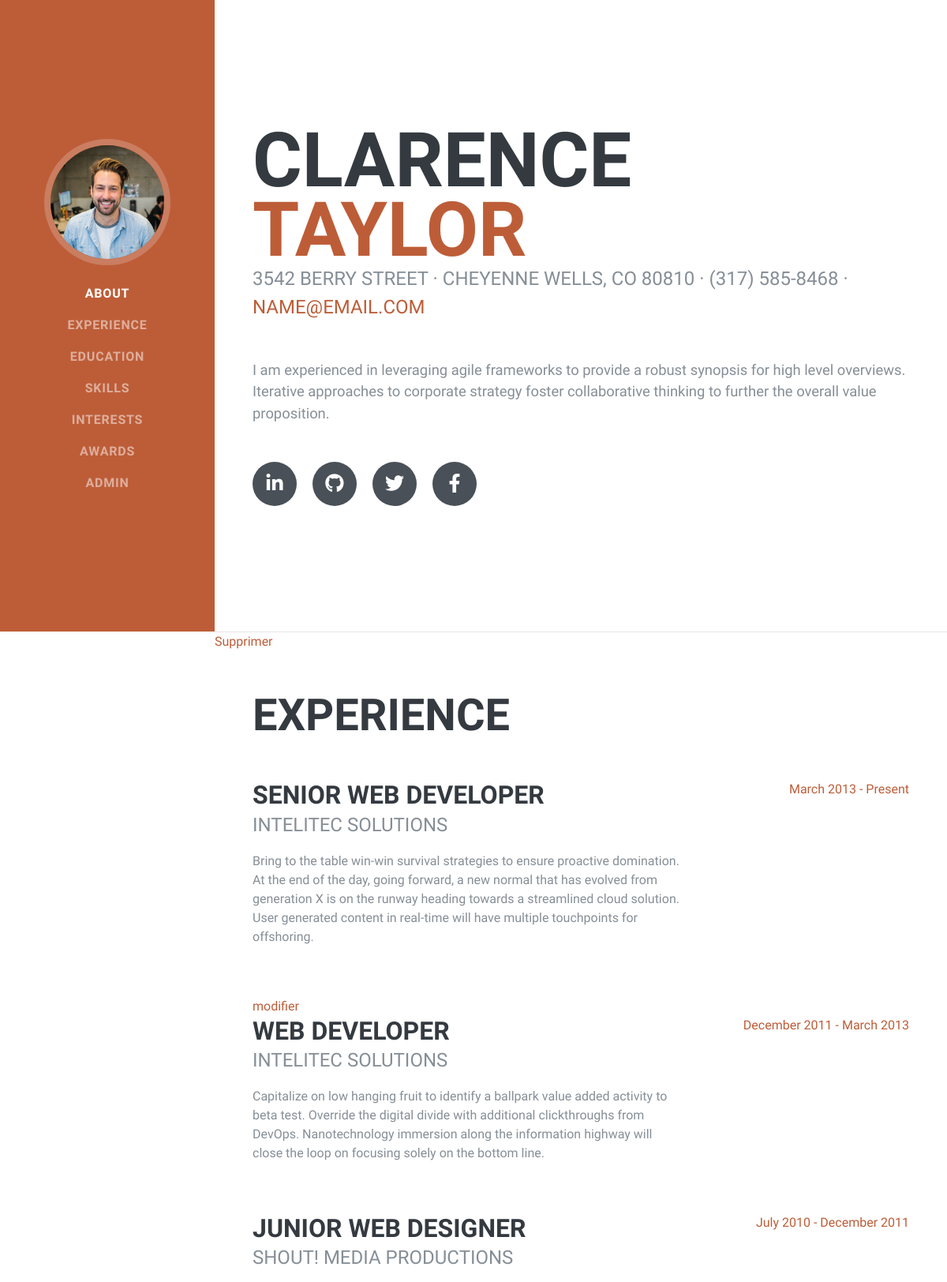
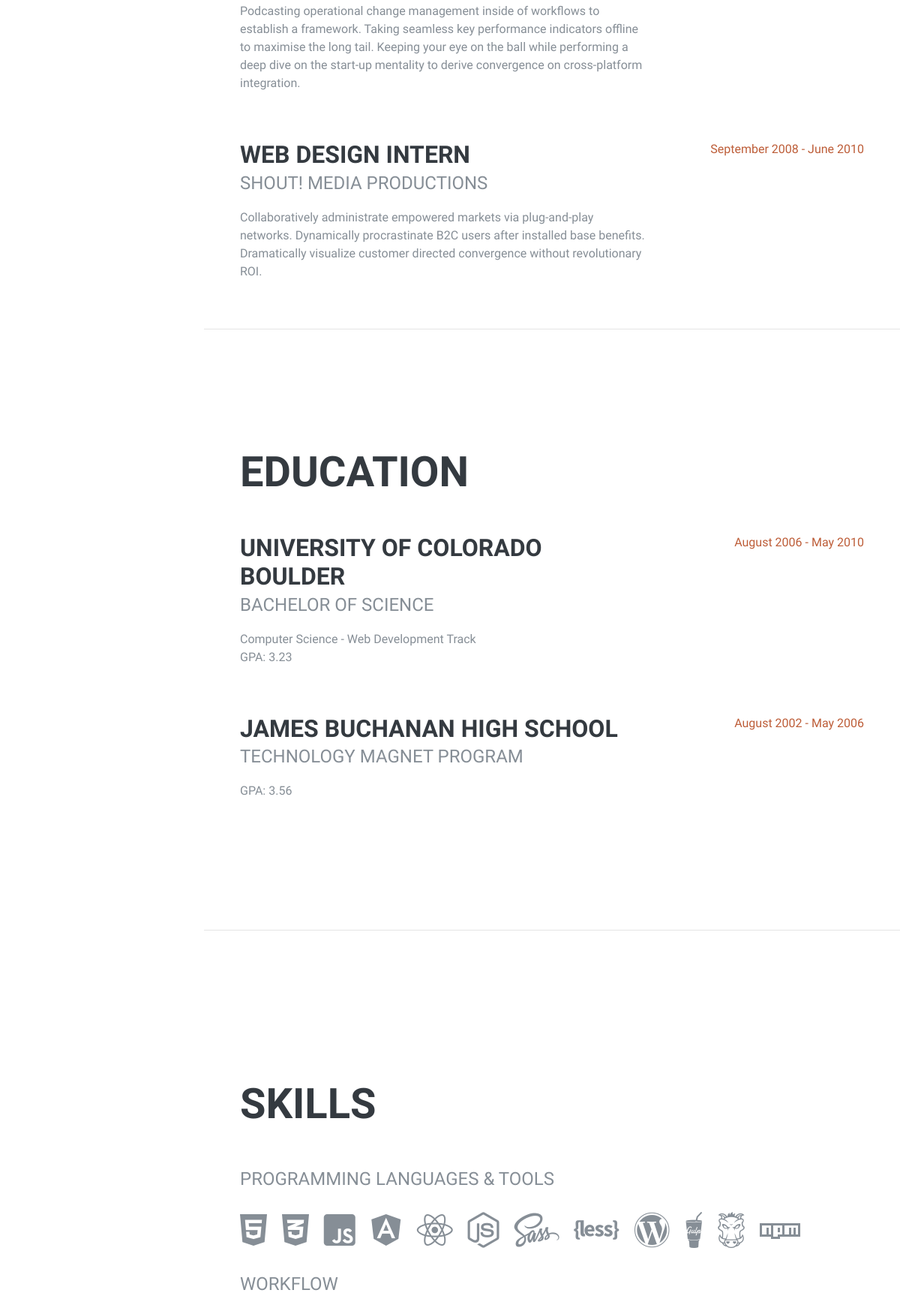
The page /eval/admin.php (upper part) on the database its author committed (2 pictures, top to bottom).
### tables this page shows
CREATE TABLE `experience` (
  `id` int(11) NOT NULL,
  `text1` text NOT NULL,
  `text2` text NOT NULL,
  `text3` text NOT NULL,
  `text4` text NOT NULL,
  `text5` text NOT NULL
);

CREATE TABLE `web_developer` (
  `id` int(11) NOT NULL,
  `part1` text NOT NULL,
  `part2` text NOT NULL,
  `part3` text NOT NULL,
  `part4` text NOT NULL
);

CREATE TABLE `junior_web_designer` (
  `id` int(11) NOT NULL,
  `partie1` text NOT NULL,
  `partie2` text NOT NULL,
  `partie3` text NOT NULL,
  `partie4` text NOT NULL
);

CREATE TABLE `web_design_intern` (
  `id` int(11) NOT NULL,
  `web_dev01` text NOT NULL,
  `web_dev02` text NOT NULL,
  `web_dev03` text NOT NULL,
  `web_dev04` text NOT NULL
);

### eval/inc/senior_web_developer.inc.php (called while the page is built)
<?php
$connection = new PDO('mysql:host=localhost;dbname=interroPHP', 'root','');
$table = $connection->query('SELECT * FROM experience');
$test = $table->fetchAll();
?>

### eval/inc/senior_web_developer_id.inc.php (called while the page is built)
<?php include("inc/senior_web_developer.inc.php"); ?>
<?php
$base = count($test);
for($i = 0; $i < $base; $i++)
{
    $id = $test[$i]['id'];
}
?>

### eval/inc/senior_web_developer1.inc.php (called while the page is built)
<?php include("inc/senior_web_developer.inc.php"); ?>
<?php
$base = count($test);
for($i = 0; $i < $base; $i++)
{
    $A1 = $test[$i]['text1'];
}
?>

### eval/inc/senior_web_developer2.inc.php (called while the page is built)
<?php include("inc/senior_web_developer.inc.php"); ?>
<?php
$base = count($test);
for($i = 0; $i < $base; $i++)
{
    $A2 = $test[$i]['text2'];
}
?>

### eval/inc/senior_web_developer3.inc.php (called while the page is built)
<?php include("inc/senior_web_developer.inc.php"); ?>
<?php
$base = count($test);
for($i = 0; $i < $base; $i++)
{
    $A3 = $test[$i]['text3'];
}
?>

### eval/inc/senior_web_developer4.inc.php (called while the page is built)
<?php include("inc/senior_web_developer.inc.php"); ?>
<?php
$base = count($test);
for($i = 0; $i < $base; $i++)
{
    $A4 = $test[$i]['text4'];
}
?>

### eval/inc/senior_web_developer5.inc.php (called while the page is built)
<?php include("inc/senior_web_developer.inc.php"); ?>
<?php
$base = count($test);
for($i = 0; $i < $base; $i++)
{
    $A5 = $test[$i]['text5'];
}
?>

### eval/inc/web_developer.inc.php (called while the page is built)
<?php
$connection = new PDO('mysql:host=localhost;dbname=interroPHP', 'root','');
$table = $connection->query('SELECT * FROM web_developer');
$test = $table->fetchAll();
?>

### eval/inc/web_developer_id.inc.php (called while the page is built)
<?php include("inc/web_developer.inc.php"); ?>
<?php
$base = count($test);
for($i = 0; $i < $base; $i++)
{
    $id = $test[$i]['id'];
}
?>

### eval/inc/web_developer1.inc.php (called while the page is built)
<?php include("inc/web_developer.inc.php"); ?>
<?php
$base = count($test);
for($i = 0; $i < $base; $i++)
{
    $B1 = $test[$i]['part1'];
}
?>

### eval/inc/web_developer2.inc.php (called while the page is built)
<?php include("inc/web_developer.inc.php"); ?>
<?php
$base = count($test);
for($i = 0; $i < $base; $i++)
{
    $B2 = $test[$i]['part2'];
}
?>

### eval/inc/web_developer3.inc.php (called while the page is built)
<?php include("inc/web_developer.inc.php"); ?>
<?php
$base = count($test);
for($i = 0; $i < $base; $i++)
{
    $B3 = $test[$i]['part3'];
}
?>

### eval/inc/web_developer4.inc.php (called while the page is built)
<?php include("inc/web_developer.inc.php"); ?>
<?php
$base = count($test);
for($i = 0; $i < $base; $i++)
{
    $B4 = $test[$i]['part4'];
}
?>

### eval/inc/junior_web_designer.inc.php (called while the page is built)
<?php
$connection = new PDO('mysql:host=localhost;dbname=interroPHP', 'root','');
$table = $connection->query('SELECT * FROM junior_web_designer');
$test = $table->fetchAll();
?>

### eval/inc/junior_web_designer1.inc.php (called while the page is built)
<?php include("inc/junior_web_designer.inc.php"); ?>
<?php
$base = count($test);
for($i = 0; $i < $base; $i++)
{
    $C1 = $test[$i]['partie1'];
}
?>

### eval/inc/junior_web_designer2.inc.php (called while the page is built)
<?php include("inc/junior_web_designer.inc.php"); ?>
<?php
$base = count($test);
for($i = 0; $i < $base; $i++)
{
    $C2 = $test[$i]['partie2'];
}
?>

### eval/inc/junior_web_designer3.inc.php (called while the page is built)
<?php include("inc/junior_web_designer.inc.php"); ?>
<?php
$base = count($test);
for($i = 0; $i < $base; $i++)
{
    $C3 = $test[$i]['partie3'];
}
?>

### eval/inc/junior_web_designer4.inc.php (called while the page is built)
<?php include("inc/junior_web_designer.inc.php"); ?>
<?php
$base = count($test);
for($i = 0; $i < $base; $i++)
{
    $C4 = $test[$i]['partie4'];
}
?>

### eval/inc/web_design_intern.inc.php (called while the page is built)
<?php
$connection = new PDO('mysql:host=localhost;dbname=interroPHP', 'root','');
$table = $connection->query('SELECT * FROM web_design_intern');
$test = $table->fetchAll();
?>

### eval/inc/web_design_intern1.inc.php (called while the page is built)
<?php include("inc/web_design_intern.inc.php"); ?>
<?php
$base = count($test);
for($i = 0; $i < $base; $i++)
{
    $D1 = $test[$i]['web_dev01'];
}
?>

### eval/inc/web_design_intern2.inc.php (called while the page is built)
<?php include("inc/web_design_intern.inc.php"); ?>
<?php
$base = count($test);
for($i = 0; $i < $base; $i++)
{
    $D2 = $test[$i]['web_dev02'];
}
?>

### eval/inc/web_design_intern3.inc.php (called while the page is built)
<?php include("inc/web_design_intern.inc.php"); ?>
<?php
$base = count($test);
for($i = 0; $i < $base; $i++)
{
    $D3 = $test[$i]['web_dev03'];
}
?>

### eval/inc/web_design_intern4.inc.php (called while the page is built)
<?php include("inc/web_design_intern.inc.php"); ?>
<?php
$base = count($test);
for($i = 0; $i < $base; $i++)
{
    $D4 = $test[$i]['web_dev04'];
}
?>

### eval/inc/admin_exp.inc.php (the view)
<?php include("inc/senior_web_developer_id.inc.php"); ?>
<a href="supprimer.php?IDtable=<?= $id ?>">Supprimer</a> <br>
<section class="resume-section p-3 p-lg-5 d-flex justify-content-center" id="experience">
      <div class="w-100">
      <?php include("inc/senior_web_developer1.inc.php"); ?>
        <h2 class="mb-5">
        <?php echo $A1; ?>
        </h2>
        <div class="resume-item d-flex flex-column flex-md-row justify-content-between mb-5">
          <div class="resume-content">
          <?php include("inc/senior_web_developer2.inc.php"); ?>
            <h3 class="mb-0">
              <?php echo $A2; ?>
            </h3>
            <?php include("inc/senior_web_developer3.inc.php"); ?>
            <div class="subheading mb-3">
             <?php echo $A3; ?>
            </div>
            <?php include("inc/senior_web_developer4.inc.php"); ?>
            <p>
              <?php echo $A4; ?>
            </p>
          </div>
          <div class="resume-date text-md-right">
          <?php include("inc/senior_web_developer5.inc.php"); ?>
            <span class="text-primary">
             <?php echo $A5; ?>
            </span>
          </div>
        </div>
        <?php include("inc/web_developer_id.inc.php"); ?>
        <a href="modifier.php?IDtable=<?= $id ?>">modifier</a>
        <div class="resume-item d-flex flex-column flex-md-row justify-content-between mb-5">
          <div class="resume-content">
          <?php include("inc/web_developer1.inc.php"); ?>
            <h3 class="mb-0">
             <?php echo $B1; ?>
            </h3>
            <?php include("inc/web_developer2.inc.php"); ?>
            <div class="subheading mb-3">
            <?php echo $B2; ?>
            </div>
            <?php include("inc/web_developer3.inc.php"); ?>
            <p>
            <?php echo $B3; ?>
            </p>
          </div>
          <div class="resume-date text-md-right">
          <?php include("inc/web_developer4.inc.php"); ?>
            <span class="text-primary">
            <?php echo $B4; ?>
            </span>
          </div>
        </div>
        <div class="resume-item d-flex flex-column flex-md-row justify-content-between mb-5">
          <div class="resume-content">
          <?php include("inc/junior_web_designer1.inc.php"); ?>
            <h3 class="mb-0">
            <?php echo $C1; ?>
            </h3>
            <?php include("inc/junior_web_designer2.inc.php"); ?>
            <div class="subheading mb-3">
            <?php echo $C2; ?>
            </div>
            <?php include("inc/junior_web_designer3.inc.php"); ?>
            <p>
            <?php echo $C3; ?>
            </p>
          </div>
          <div class="resume-date text-md-right">
          <?php include("inc/junior_web_designer4.inc.php"); ?>
            <span class="text-primary">
            <?php echo $C4; ?>
            </span>
          </div>
        </div>
        <div class="resume-item d-flex flex-column flex-md-row justify-content-between">
          <div class="resume-content">
          <?php include("inc/web_design_intern1.inc.php"); ?>
            <h3 class="mb-0">
            <?php echo $D1; ?>
            </h3>
            <?php include("inc/web_design_intern2.inc.php"); ?>
            <div class="subheading mb-3">
            <?php echo $D2; ?>
            </div>
            <?php include("inc/web_design_intern3.inc.php"); ?>
            <p>
            <?php echo $D3; ?>
            </p>
          </div>
          <div class="resume-date text-md-right">
          <?php include("inc/web_design_intern4.inc.php"); ?>
            <span class="text-primary">
            <?php echo $D4; ?>
            </span>
          </div>
        </div>
      </div>
    </section>
    <hr class="m-0">

### rows shown on the page
experience: text1 "EXPERIENCE", text2 "SENIOR WEB DEVELOPER", text3 "INTELITEC SOLUTIONS", text4 "Bring to the table win-win survival strategies to ensure proactive domination. At the end of the day, going forward, a new normal that has evolved from generation X is on the runway heading towards a streamlined cloud solution. User generated content in real-time will have multiple touchpoints for offshoring.", text5 "March 2013 - Present"
web_developer: part1 "WEB DEVELOPER", part2 "INTELITEC SOLUTIONS", part3 "Capitalize on low hanging fruit to identify a ballpark value added activity to beta test. Override the digital divide with additional clickthroughs from DevOps. Nanotechnology immersion along the information highway will close the loop on focusing solely on the bottom line.", part4 "December 2011 - March 2013"
junior_web_designer: partie1 "JUNIOR WEB DESIGNER", partie2 "SHOUT! MEDIA PRODUCTIONS", partie3 "Podcasting operational change management inside of workflows to establish a framework. Taking seamless key performance indicators offline to maximise the long tail. Keeping your eye on the ball while performing a deep dive on the start-up mentality to derive convergence on cross-platform integration.", partie4 "July 2010 - December 2011"
web_design_intern: web_dev01 "WEB DESIGN INTERN", web_dev02 "SHOUT! MEDIA PRODUCTIONS", web_dev03 "Collaboratively administrate empowered markets via plug-and-play networks. Dynamically procrastinate B2C users after installed base benefits. Dramatically visualize customer directed convergence without revolutionary ROI.", web_dev04 "September 2008 - June 2010"
